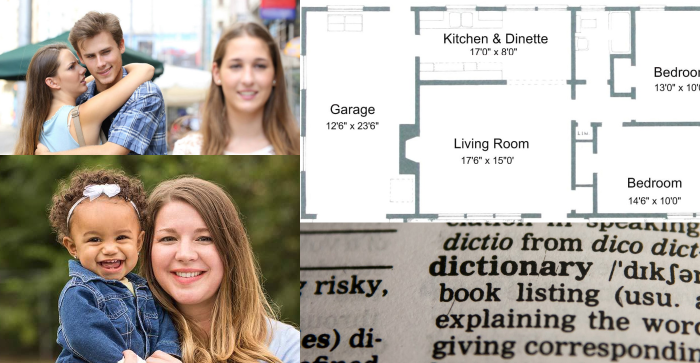
#> input picture inputs/images/big_testfile2.png, 1400 x 726 px (shown at 1/2 size)
$ jupyter execute auto_redaction.ipynb
#> lines starting #> are read from the running program, lines starting #| are printed output that depends on the picture; after the words box and inside, x2 and y2 are one past the last pixel; in counts of white or black regions, pixels touching at a corner belong together
## Automatic redaction

Isthmus / Mitchellpkt

Detects {faces, text, tattoos} in images and videos, then automatically redacts them.

Modes include:
-  Box: Draws non-filled rectangle around face (debugging mode, no privacy)
-  Blur: Applies a Gaussian Blur filter over the face, kernel size adjustable in settings
-  Block: Draws filled rectangle over face (most privacy)

Leveraging some code from a [face detection guide](https://realpython.com/traditional-face-detection-python/) and stackoverflow thread about [blurring faces](https://stackoverflow.com/questions/18064914/how-to-use-opencv-python-to-blur-faces).

## Install libraries

[cell 1]
#!pip install opencv-python # << for faces
#!pip install --upgrade imutils # << for text
import cv2 as cv
import matplotlib.pyplot as plt
import numpy as np
import os

## Settings

[cell 2]
# Variable
path_to_image = os.path.join('inputs','images','big_testfile2.png')
privacy_mode = 'blur' # options: blur block box
min_area = 2500

# Blur settings
blur_intensity = 30 # kernel width for Gaussian blur
highlight_edges = 0 # Draw boxes before blurring? [0 / 1]

[cell 3]
# Static
path_to_model_face = os.path.join('inputs','models','haarcascade_frontalface_alt.xml')

## Define some functions

[cell 4]
def pop_image(image):
    cv.imshow('Image', image)
    cv.waitKey(0)
    cv.destroyAllWindows()

[cell 5]
def apply_redaction(image_data, bounds, privacy_mode = 'blur', blur_intensity = 30, min_area = 1000, highlight_edges = 0):

    # There are two different formats used for defining regions of interest
    # Here we detect based on shape of bounds data, and switch case depending on result
    # This is kind of sloppy coding, feel free to map the data to one form and make this cleaner
    bounds_format = len(bounds[0].shape) # == 3 if text style, == 1 if face style

    if bounds_format == 3:
        for c in bounds:
            area = cv.contourArea(c)
            if area > min_area: # 10,000 by default
                x,y,w,h = cv.boundingRect(c)
                if privacy_mode == 'box':
                    cv.rectangle(image_data, (x, y), (x + w, y + h), (36,255,12), 3)
                if privacy_mode == 'block':
                    cv.rectangle(image_data, (x, y), (x + w, y + h), (36,255,12), -1)
                if privacy_mode == 'blur':
                    blur_intensity_odd = int(np.floor(blur_intensity/2)*2+1)
                    # get the rectangle img around all the objects
                    if highlight_edges == 1:
                        cv.rectangle(image_data, (x,y), (x+w,y+h), (255,255,0), 5)
                    sub_box = filtered_image[y:y+h, x:x+w]
                    # apply a gaussian image_data on this new recangle image
                    sub_box = cv.GaussianBlur(sub_box,(blur_intensity_odd, blur_intensity_odd), 30)
                    # merge this blurry rectangle to our final image
                    image_data[y:y+sub_box.shape[0], x:x+sub_box.shape[1]] = sub_box

    if bounds_format == 1:
        if privacy_mode == 'box':
            for (column, row, width, height) in face_regions:
                cv.rectangle(
                    image_data,
                    (column, row),
                    (column + width, row + height),
                    (255, 0, 0),
                    2
                )

        if privacy_mode == 'block':
            for (column, row, width, height) in face_regions:
                cv.rectangle(
                    image_data,
                    (column, row),
                    (column + width, row + height),
                    (255, 255, 0),
                    -1,
                )

        if privacy_mode == 'blur':
            blur_intensity_odd = int(np.floor(blur_intensity/2)*2+1)
            for f in face_regions:         # For each face in the image
                # Get the origin co-ordinates and the length and width till where the face extends
                x, y, w, h = [ v for v in f ]

                # get the rectangle img around all the faces
                if highlight_edges == 1:
                    cv.rectangle(image_data, (x,y), (x+w,y+h), (255,255,0), 5)
                sub_box = image_data[y:y+h, x:x+w]
                # apply a gaussian blur on this new recangle image
                sub_box = cv.GaussianBlur(sub_box,(blur_intensity_odd, blur_intensity_odd), 30)
                # merge this blurry rectangle to our final image
                image_data[y:y+sub_box.shape[0], x:x+sub_box.shape[1]] = sub_box

    return image_data

## Import image

[cell 6]
# Read image from your local file system
original_image = cv.imread(path_to_image)
#> original_image is the input picture: shape (726, 1400, 3); mean B, G, R 163.7, 172.6, 179.8
#plt.imshow(original_image)

# Convert color image to grayscale for Viola-Jones
grayscale_image = cv.cvtColor(original_image, cv.COLOR_BGR2GRAY)
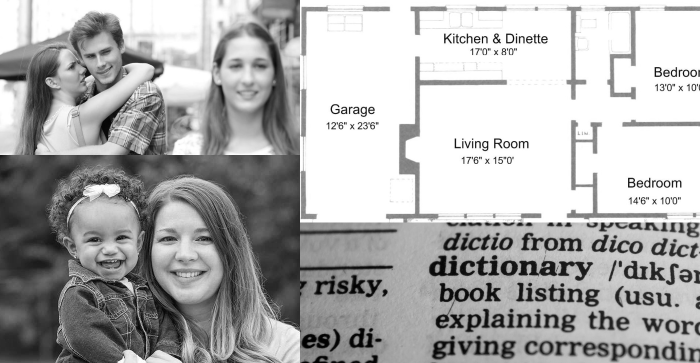
#> grayscale_image: shape (726, 1400) (shown at 1/2 size); min 0, max 255, mean 173.7
plt.imshow(grayscale_image, cmap='gray')
filtered_image = original_image

## Text redaction

Identify text regions

[cell 7]
image = filtered_image
gray = cv.cvtColor(image, cv.COLOR_BGR2GRAY)
blur = cv.GaussianBlur(gray, (9,9), 0)
thresh = cv.adaptiveThreshold(blur,255,cv.ADAPTIVE_THRESH_GAUSSIAN_C, cv.THRESH_BINARY_INV,11,30)
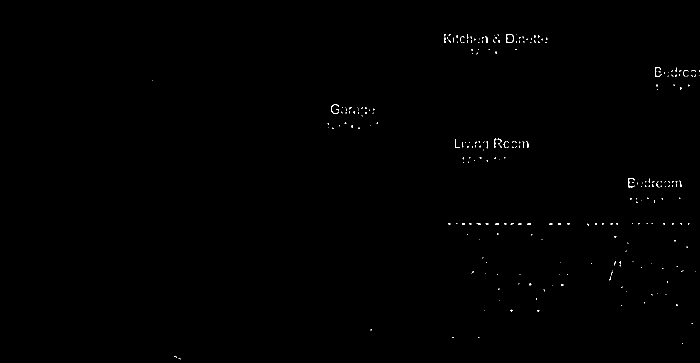
#> thresh: shape (726, 1400) (shown at 1/2 size); 0.21% white in thin lines or dots, all inside (x1, y1, x2, y2) = (304, 68, 1400, 719)
kernel = cv.getStructuringElement(cv.MORPH_RECT, (9,9))
dilate = cv.dilate(thresh, kernel, iterations=4)
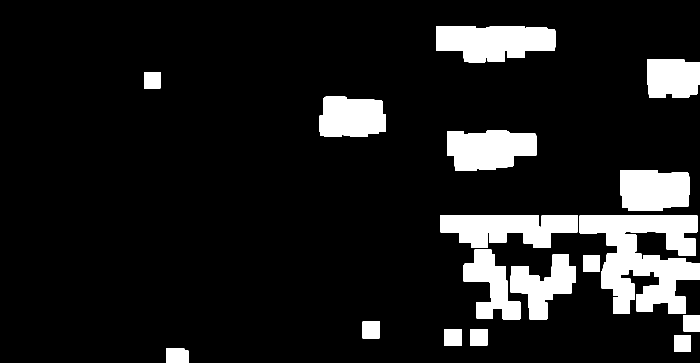
#> dilate: shape (726, 1400) (shown at 1/2 size); 11.9% white; 17 white regions
text_regions = cv.findContours(dilate, cv.RETR_EXTERNAL, cv.CHAIN_APPROX_SIMPLE)
#> text_regions = 17 contours; largest, box (x1, y1, x2, y2) and area: (1159, 430, 1400, 628) 27340, (872, 52, 1111, 125) 13541, (880, 430, 1155, 496) 12944, (894, 261, 1073, 342) 11386, (1240, 340, 1379, 422) 10086
text_regions = text_regions[0] if len(text_regions) == 2 else text_regions[1]

Redact text in the image

[cell 8]
filtered_image = apply_redaction(image, text_regions, privacy_mode = privacy_mode, blur_intensity = blur_intensity, min_area = min_area, highlight_edges = highlight_edges)
#> the loop in apply_redaction, `for c in bounds:` made 17 passes
#> (area, x, y, w, h) on passes 8, 9, 10, 11, 12, 13, 14, 16, 17: (8440, 1021, 509, 131, 130), (7806.5, 927, 499, 114, 140), (27340.5, 1159, 430, 241, 198), (12943.5, 880, 430, 275, 66), (10086, 1240, 340, 139, 82), (11386, 894, 261, 179, 81), (9239.5, 639, 193, 133, 81), (7352, 1294, 119, 106, 77), (13541, 872, 52, 239, 73)
#> area on passes 1, 3, 4, 5, 6: 1245, 1121, 1121.5, 1155, 1055.5
#> after the loop in apply_redaction, `for c in bounds:`:
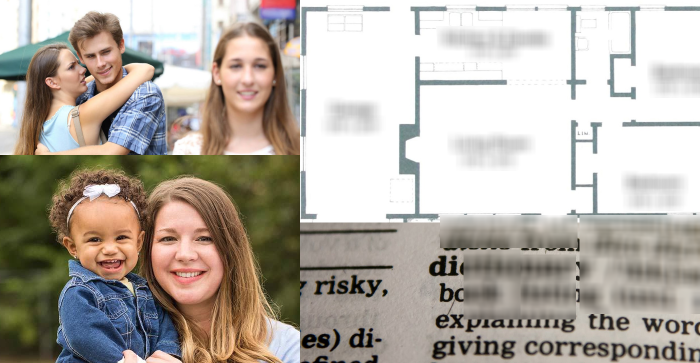
#> image_data: shape (726, 1400, 3) (shown at 1/2 size); mean B, G, R 163.7, 172.6, 179.8

## Face redaction

Identify face regions

[cell 9]
face_cascade = cv.CascadeClassifier(path_to_model_face)
face_regions = face_cascade.detectMultiScale(grayscale_image)
#> face_regions = [[1116, 618, 43, 43], [154, 74, 90, 90], [429, 80, 133, 133], [141, 414, 155, 155], [288, 413, 166, 166]]

Redact faces in the image

[cell 10]
filtered_image = apply_redaction(filtered_image, face_regions, privacy_mode = privacy_mode, blur_intensity = blur_intensity, min_area = min_area, highlight_edges = highlight_edges)
#> call 2 of apply_redaction, with bounds = array of shape (5, 4), privacy_mode = 'blur', blur_intensity = 30, min_area = 2500, highlight_edges = 0
#> the loop in apply_redaction (call 2), `for f in face_regions:` made 5 passes
#> pass 1, in apply_redaction (call 2), `sub_box = image_data[y:y+h, x:x+w]`:
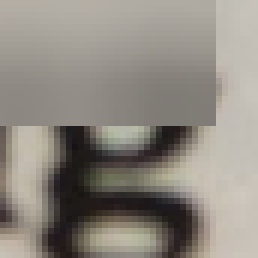
#> sub_box: shape (43, 43, 3) (shown 6 times larger); mean B, G, R 129.3, 137.6, 143.2
#> pass 1, in apply_redaction (call 2), `sub_box = cv.GaussianBlur(sub_box,(blur_intensity_odd, blur_intensity_..`:
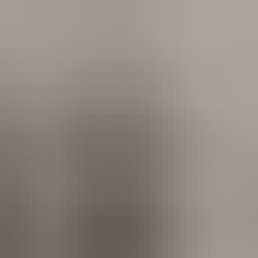
#> sub_box: shape (43, 43, 3) (shown 6 times larger); mean B, G, R 128.6, 136.9, 142.4
#> pass 2, in apply_redaction (call 2), `sub_box = image_data[y:y+h, x:x+w]`:
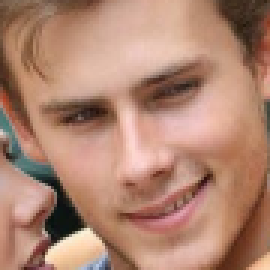
#> sub_box: shape (90, 90, 3) (shown 3 times larger); mean B, G, R 113, 132.9, 175.8
#> pass 2, in apply_redaction (call 2), `sub_box = cv.GaussianBlur(sub_box,(blur_intensity_odd, blur_intensity_..`:
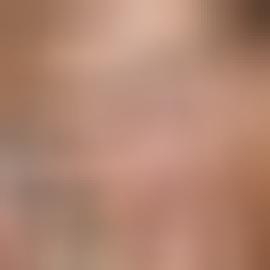
#> sub_box: shape (90, 90, 3) (shown 3 times larger); mean B, G, R 113.1, 133, 176.1
#> after the loop in apply_redaction (call 2), `for f in face_regions:`:
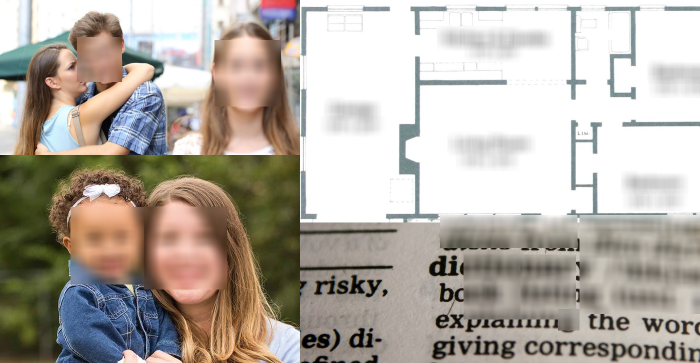
#> image_data: shape (726, 1400, 3) (shown at 1/2 size); 7.67% of pixels changed, all inside (x1, y1, x2, y2) = (141, 74, 1159, 661)

## Tattoo redaction

Identify tattoo regions

[cell 11]
# tattoo_regions = FXN(filtered_image, MODEL)

Redact tattoos in the image

[cell 12]
# filtered_image = apply_redaction(filtered_image, tattoo_regions, privacy_mode = privacy_mode, blur_intensity = blur_intensity, min_area = min_area, highlight_edges = highlight_edges)

## Show results

Show inline (buggy colors)

[cell 13]
fig = plt.figure
plt.imshow(np.roll(filtered_image,-2))
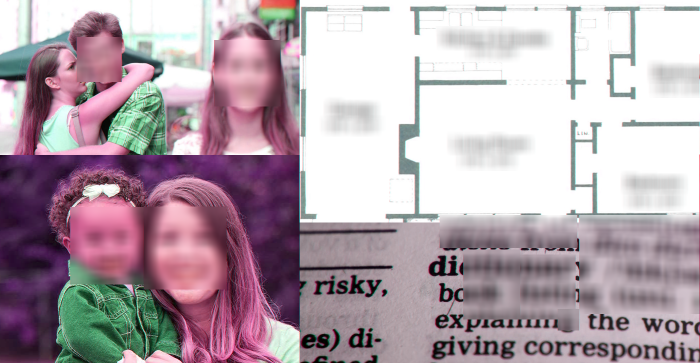
#> shown: shape (726, 1400, 3) (shown at 1/2 size); mean R, G, B 179.8, 163.7, 172.6

$ run again, with inputs/images/big_testfile.png copied over inputs/images/big_testfile2.png
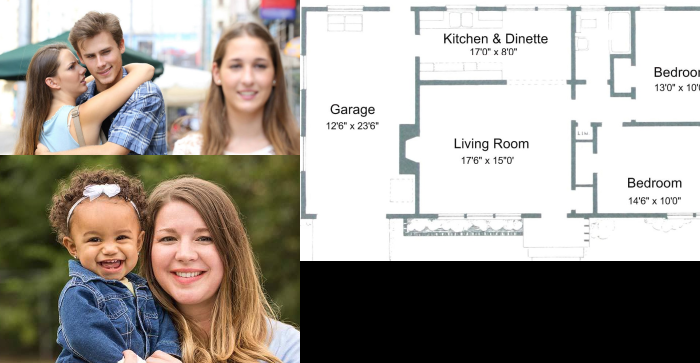
#> input picture inputs/images/big_testfile.png, 1400 x 726 px (shown at 1/2 size)
#> original_image is the input picture: shape (726, 1400, 3); mean B, G, R 149.3, 156.3, 161.9
#> thresh: shape (726, 1400); 0.15% white in thin lines or dots, all inside (x1, y1, x2, y2) = (304, 68, 1400, 719)
#> `dilate = cv.dilate(thresh, kernel, iterations=4)`:
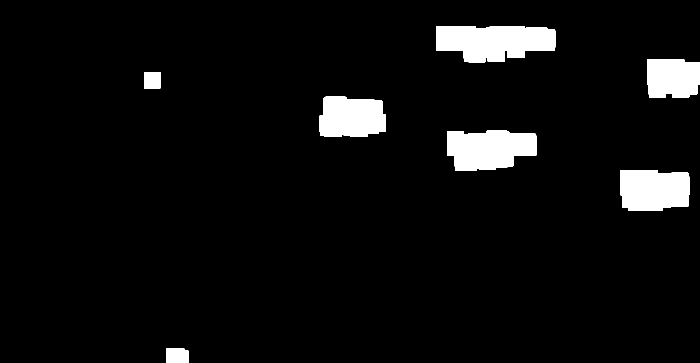
#> dilate: shape (726, 1400) (shown at 1/2 size); 5.4% white; 7 white regions
#> text_regions = 7 contours; box (x1, y1, x2, y2) and area: (872, 52, 1111, 125) 13541, (894, 261, 1073, 342) 11386, (1240, 340, 1379, 422) 10086, (639, 193, 772, 274) 9240, (1294, 119, 1400, 196) 7352, (332, 696, 377, 726) 1245, (288, 144, 321, 177) 1024
#> the loop in apply_redaction, `for c in bounds:` made 7 passes
#> (area, x, y, w, h) on passes 2, 3, 4, 6, 7: (10086, 1240, 340, 139, 82), (11386, 894, 261, 179, 81), (9239.5, 639, 193, 133, 81), (7352, 1294, 119, 106, 77), (13541, 872, 52, 239, 73)
#> face_regions = [[154, 74, 90, 90], [429, 80, 133, 133], [141, 414, 155, 155], [288, 413, 166, 166]]
#> the loop in apply_redaction (call 2), `for f in face_regions:` made 4 passes
#> `[cell 13] fig = plt.figure plt.imshow(np.roll(filtered_image,-2))`:
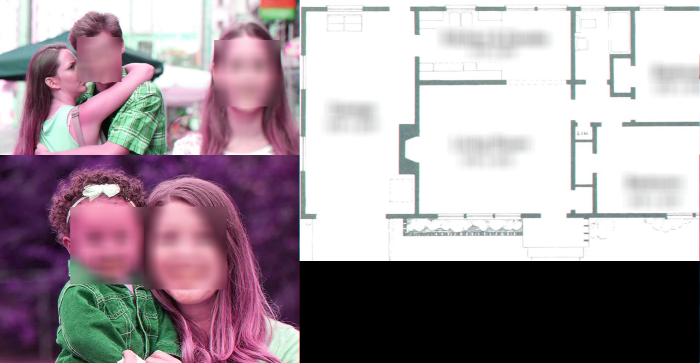
#> shown: shape (726, 1400, 3) (shown at 1/2 size); mean R, G, B 161.9, 149.3, 156.3

$ run again, with inputs/images/blueprint.png copied over inputs/images/big_testfile2.png
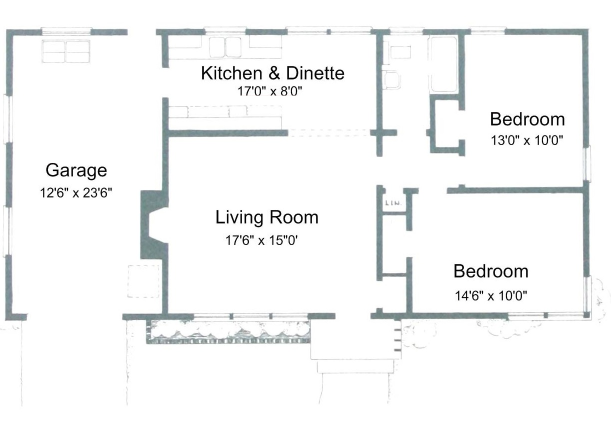
#> input picture inputs/images/blueprint.png, 1222 x 858 px (shown at 1/2 size)
#> original_image is the input picture: shape (858, 1222, 3); mean B, G, R 245.3, 245.1, 244.2
#> thresh: shape (858, 1222); 0.6% white in thin lines or dots, all inside (x1, y1, x2, y2) = (84, 132, 1128, 600)
#> dilate: shape (858, 1222); 8.7% white; 5 white regions
#> text_regions = 5 contours; box (x1, y1, x2, y2) and area: (388, 116, 704, 206) 22066, (417, 404, 651, 505) 19653, (894, 513, 1071, 616) 16854, (967, 209, 1144, 305) 15678, (68, 310, 239, 411) 14968
#> the loop in apply_redaction, `for c in bounds:` made 5 passes
#> (area, x, y, w, h) on passes 1 to 5: (16854, 894, 513, 177, 103), (19653, 417, 404, 234, 101), (14967.5, 68, 310, 171, 101), (15678.5, 967, 209, 177, 96), (22066.5, 388, 116, 316, 90)
#> after the loop in apply_redaction, `for c in bounds:`:
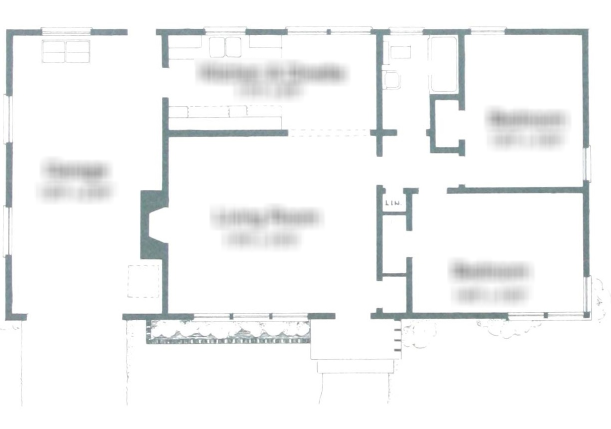
#> image_data: shape (858, 1222, 3) (shown at 1/2 size); mean B, G, R 245.3, 245.1, 244.2
#> face_regions = ()
